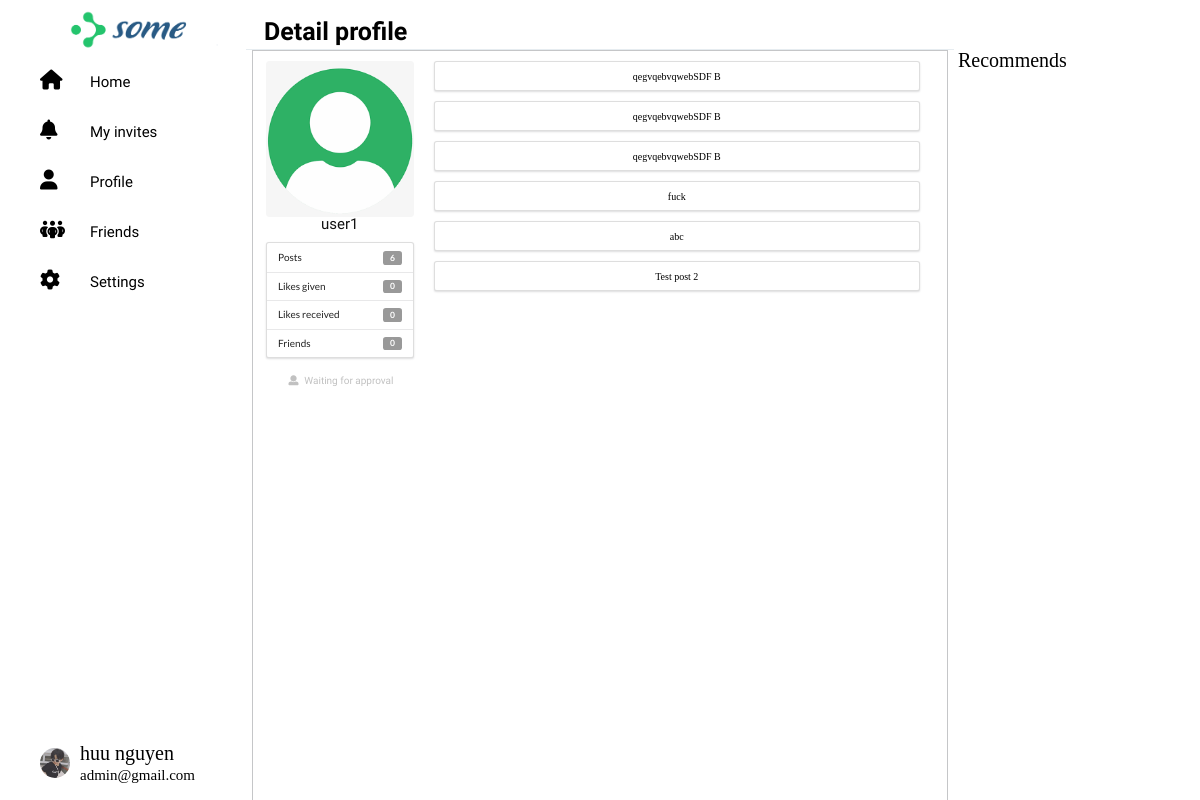
/user1/ (signed in), run on an earlier commit of the app's database.
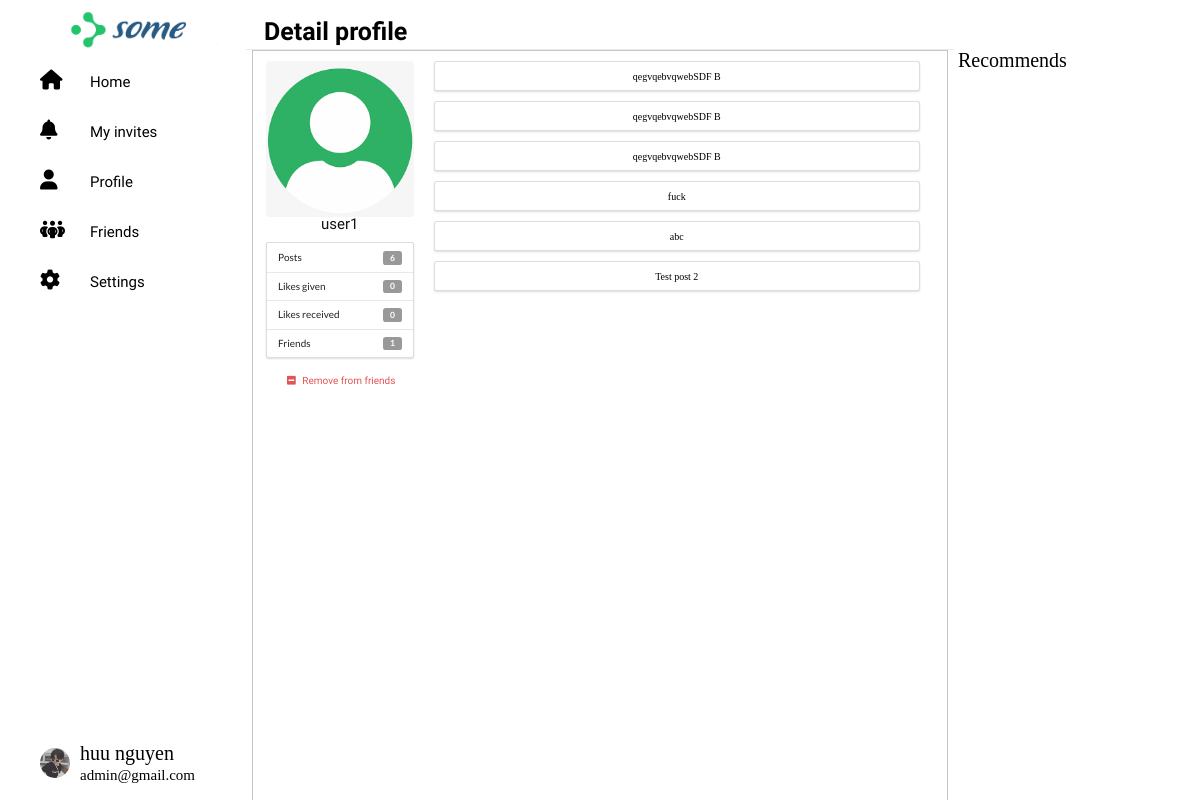
And on a later commit of the database.
### Home/models.py (models this page shows, shortened)
class Profile(models.Model):
    user = models.OneToOneField(User, null=True, on_delete=models.CASCADE)
    bio = models.TextField(default="No bio...", max_length=300, null=True, blank=True)
    ava_pic = models.ImageField(default='default_ava.png', upload_to="profile")
    background_pic = models.ImageField(default='default_background.png', upload_to="profile")
    friends = models.ManyToManyField(User, blank=True, related_name='friends')
    slug = models.SlugField(unique=True, blank=True)
    updated = models.DateTimeField(auto_now=True)
    created = models.DateTimeField(auto_now_add=True)
    objects = ProfileManager()
    def get_fullname(self):
        if self.user.first_name and self.user.last_name:
            return f"{self.user.first_name} {self.user.last_name}"
        return f"{self.user.username}"
    __initial_first_name = None
    __initial_last_name = None
    def __init__(self, *args, **kwargs):
        super().__init__(*args, **kwargs)
        self.__initial_first_name = self.user.first_name
        self.__initial_last_name = self.user.last_name
    def get_friends_no(self):
        return self.friends.all().count()
    def get_posts_no(self):
        return self.posts.all().count()
    def get_all_authors_posts(self):
        return self.posts.all()
    def get_likes_given_no(self):
        likes = self.like_set.all()
        total_liked = 0
        for item in likes:
            if item.value=='Like':
                total_liked += 1
        return total_liked
    def get_likes_received_no(self):
        posts = self.posts.all()
        total_liked = 0
        for item in posts:
            total_liked += item.liked.all().count()
        return total_liked

### Post/models.py (models this page shows, shortened)
class Post(models.Model):
    content = models.TextField()
    image = models.ImageField(upload_to='post', validators=[FileExtensionValidator(['png', 'jpg', 'jpeg'])], blank=True)
    liked = models.ManyToManyField(Profile, default=None, related_name='likes', blank=True)
    updated = models.DateTimeField(auto_now=True)
    created = models.DateTimeField(auto_now_add=True)
    author = models.ForeignKey(Profile, on_delete=models.CASCADE, related_name='posts')
    class Meta:
        ordering = ('-created', )

### Home/views.py (the view)
# urls.py: path('<slug>/', ProfileDetailView.as_view(), name='profile_detail_view'),
class ProfileDetailView(DetailView):
    model = Profile
    template_name = 'detail_profile.html'
    def get_object(self, slug=None):
        slug = self.kwargs.get('slug')
        profile = Profile.objects.get(slug=slug)
        return profile
    def get_context_data(self, **kwargs):
        context = super().get_context_data(**kwargs)
        user = User.objects.get(username__iexact=self.request.user)
        profile = Profile.objects.get(user=user)
        rel_r = Relationship.objects.filter(sender=profile)
        rel_s = Relationship.objects.filter(receiver=profile)
        rel_receiver = []
        rel_sender = []
        for item in rel_r:
            rel_receiver.append(item.receiver.user)
        for item in rel_s:
            rel_sender.append(item.sender.user)
        context["rel_receiver"] = rel_receiver
        context["rel_sender"] = rel_sender
        context['posts'] = self.get_object().get_all_authors_posts()
        context['len_posts'] = True if len(self.get_object().get_all_authors_posts()) > 0 else False
        return context

### Home/templates/detail_profile.html (shortened to what this page needs)
{% extends 'base.html' %}
{% block title %}
  Detail profile
{% endblock %}
{% block content %}
<div class="ui grid">
    <div class="row">
        <div class="four wide column">
            <img class="ui medium rounded image" src="{{object.ava_pic.url}}" alt="Avatar">
            <center>
                <strong><h1>{{object.get_fullname}}</h1></strong>
            </center>
            <div class="ui vertical fluid menu">
                <div class="item">
                    Posts
                    <div class="ui label">
                        {{object.get_posts_no}}
                    </div>
                </div>
                <div class="item">
                    Likes given
                    <div class="ui label">
                        {{object.get_likes_given_no}}
                    </div>
                </div>
                <div class="item">
                    Likes received
                    <div class="ui label">
                        {{object.get_likes_received_no}}
                    </div>
                </div>
                <div class="item">
                    Friends
                    <div class="ui label">
                        {{object.get_friends_no}}
                    </div>
                </div>
            </div>
            <center>
                {% if object.user in rel_receiver and request.user not in object.friends.all %}
                    <button class="button"><i class="user icon"></i>
                        Waiting for approval
                    </button>
                {% endif %}
                {% if request.user in object.friends.all %}
                    <form action="{% url 'remove_friend' %}" method="POST">
                        <button type="submit" class="button button__remove"><i class="minus square icon"></i>
                            Remove from friends
                        </button>
                    </form>
                {% endif %}
            </center>
        </div>
        <div class="twelve wide column">
            {% if len_posts %}
                {% for post in posts %}
                    <div class="segment ui fluid" style="height:3rem;">
                        {{post.content}}
                    </div>
                {% endfor %}
            {% else %}
                <strong><h1>No posts here...</h1></strong>
            {% endif %}
        </div>
    </div>
</div>
{% endblock %}

### Home/templates/base.html (shortened to what this page needs)
<!DOCTYPE html>
<html lang="en">
	<head>
		{%load static%}
		<link
			rel="stylesheet"
			href="https://cdnjs.cloudflare.com/ajax/libs/font-awesome/6.2.0/css/all.min.css"
 />
		<link rel="stylesheet" type='text/css' href="https://cdnjs.cloudflare.com/ajax/libs/semantic-ui/2.2.14/semantic.min.css">
		<link
			href="https://cdn.jsdelivr.net/npm/bootstrap@5.2.2/dist/css/bootstrap.min.css"
			rel="stylesheet"
 />
		<link rel="stylesheet" href="{% static 'css/reset.css'%}" />
		<link rel="stylesheet" href="{% static 'css/styles.css'%}" />
		<link rel="stylesheet" href="{% static 'css/styles2.css'%}" />
		<link rel="stylesheet" href="{% static 'css/profile.css'%}" />
		<link rel="stylesheet" href="{% static 'css/layout_light.css'%}" />
		<link rel="stylesheet" href="{% static 'css/styles3.css'%}" />
		<link rel="stylesheet" href="{% static 'css/responsive.css'%}" />
	</head>
	<body>
		<div class="socical">
			<img src="{% static 'img/logo_ver2.png'%}" alt="Logo" class="socical--logo" />
			<div class="category">{% include 'category.html' %}</div>
			<nav class="head heading">{% block title %}{% endblock %}</nav>
			<div class="main">{% block content %}{% endblock %}</div>
			<div class="box">{% include 'recommends.html' %}
			</div>
		</div>
	</body>
</html>

### Home/templates/category.html (shortened to what this page needs)
{% load static %}
  <div class="category__wrapper">
    <ul class="category-bar">
      <li class="category-item">
        <a class="category--link" href="{% url 'home' %}">
          <i class="fa-solid fa-house category__icon"></i>
          <span class="category__text">Home</span>
        </a>
      </li>
      <li class="category-item">
        <a class="category--link" href="{% url 'my_invites' %}">
          <i class="fa-solid fa-bell category__icon"></i>
          <span class="category__text">My invites</span>
        </a>
      </li>
      <li class="category-item">
        <a class="category--link" href="{% url 'profile' %}">
          <i class="fa-solid fa-user category__icon"></i>
          <span class="category__text">Profile</span>
        </a>
      </li>
      <li class="category-item">
        <a class="category--link" href="{% url 'friends_profiles_views' %}">
          <i class="fa-solid fa-people-group category__icon"></i>
          <span class="category__text">Friends</span>
        </a>
      </li>
      <div class="category-item item_setting"  onmouseover="mouseOverToggle()" onmouseleave="mouseOutToggle()">
        <a class="category--link">
          <i class="fa-solid fa-gear category__icon"></i>
          <span class="category__text" data-toggle="bottom-left">Settings</span>
        </a>
      </div>
    </div>
    {% if user.username %}
      <div class="infor">
        <div class="infor__wrap">
          {% if user.profile.ava_pic %}
          <a href="{% url 'profile' %}">
            <img src="{{user.profile.ava_pic.url}}" alt="Avatar_small" class="infor__avatar" />
          </a>
          {% else %}
            <img src="{% static 'img/default_ava.png' %}" alt="Avatar_small" class="infor__avatar" />
          {% endif %}
          <div class="infor__block">
            <a href="{% url 'profile' %}" style="color:black;">
            <h3 class="infor__stitle">{{user.profile.get_fullname}}</h3>
          </a>
            <span class="infor__desc">{{user.email}}</span>
          </div>
        </div>
      </div>
    {% endif %}

### Home/templates/recommends.html
<div class="box__search">
<h2 class="recomment__title">Recommends</h2>
</div>

### static/css/styles.css (style rules this page uses)
b, strong { font-weight: bolder; font-size: 15px; }
.head { height: 4vh; }
.heading { position: fixed; width: 47.255%; top: 0px; padding: 18px; border-bottom: .5px solid #e6ecf0; line-height: .7em; font-weight: 800; background-color: #121212; z-index: 1000; }

### static/css/profile.css (style rules this page uses)
b, strong { color: #121212; font-weight: bolder; font-size: 15px; }
.head { height: 4vh; }

### static/css/layout_light.css (style rules this page uses)
html { font-size: 62.5%; }
* { box-sizing: border-box; }
body { font-weight: normal; background-color: #ffffff; min-height: 100vh; max-width: 100%; min-height: 100vh; }
a { text-decoration: none; }
img { display: block; max-width: 100%; }
input, textarea, button, select { padding: 3rem; font-family: "Poppins", sans-serif; font-weight: normal; outline: none; }
.socical { width: 100%; height: 100vh; background-color: #ffffff; padding: 5rem 5rem 0 5rem; color: #000000; position: relative; display: grid; grid-template-columns: 20% 60% 20%; }
.socical--logo { content: ""; position: absolute; left: 7rem; top: 3rem; transform: translateY(-50%); cursor: pointer; width: 20rem; height: 40px; }
.socical .category { padding: 2rem 2rem 2rem 2rem; font-size: 2rem; position: relative; }
.socical .category-item { height: 100%; width: 100%; margin-bottom: 2rem; cursor: pointer; transition: all 0.2s linear; }
.socical .category__icon { margin: 0; width: 3rem; height: 3rem; }
.socical .category__text { margin-left: 1.5rem; font-size: 1.5rem; }
.socical .category--link { color: #000000; }
.socical .infor { display: flex; align-items: center; justify-content: space-between; flex-direction: row; flex-wrap: wrap; width: 75%; position: absolute; top: 95%; transform: translateY(-50%); }
.socical .infor__avatar { width: 3rem; height: 3rem; border-radius: 3rem; object-fit: cover; }
.socical .infor__wrap { display: flex; align-items: center; justify-content: flex-start; flex-direction: row; flex-wrap: nowrap; }
.socical .infor__desc { font-size: 1.5rem; }
.socical .infor__block { margin-left: 1rem; }
.socical .main { border-left: 1px solid #c5c6c8; border-right: 1px solid #c5c6c8; border-top: 1px solid #c5c6c8; padding: 1rem 2rem 0 2rem; overflow-y: auto; }
.socical .box { padding-left: 4rem; }
.socical .box__search { position: relative; }

### static/css/styles3.css (style rules this page uses)
.segment { width: 100%; height: 20rem; border-bottom: 2px solid black; margin-top: 2rem; display: flex; align-items: flex-start; justify-content: center; flex-direction: row; flex-wrap: nowrap; }
.button { width: 15rem; height: 2.5rem; display: inline-block; min-height: 1em; outline: 0; border: none; padding: 0.5rem; border-radius: 5px; border: 10px #197; font-weight: bold; font-size: 1rem; cursor: pointer; transition: all 0.2s linear; text-shadow: none; background-image: none; color: rgb(193, 193, 193); background-color: #ffffff; box-shadow: 0 0 0 0 rgba(34, 36, 38, 0.15) inset; }
.button__remove { transition: all 0.2s linear; background-color: #ffffff; color: rgb(226, 83, 83); border: 1px rgb(226, 83, 83); }
.recomment__title { font-size: 2rem; }
.heading { position: fixed; font-size: 2.5rem; width: 57%; height: 50px; top: 5px; left: 22%; padding: 1.8rem; line-height: 0.7em; font-weight: 800; background-color: #ffffff; z-index: 1000; }

### static/css/responsive.css (style rules this page uses)
:root { --forn_text: "Source Sans Pro", sans-serif; }
.head.heading { font-family: var(--forn_text); font-weight: 600; }
.category__text { font-family: var(--forn_text); font-weight: 400; }
.button { font-family: var(--forn_text); font-weight: 400; }
b, strong { font-family: var(--forn_text); font-weight: 500; }
@media screen and (max-width: 1365px) { .socical { transition: all 0.2s linear; display: grid; grid-template-columns: 1fr 3fr 1fr; } }
@media screen and (max-width: 1365px) { .heading { width: 56%; } }
@media screen and (max-width: 1280px) { .socical { transition: all 0.2s linear; display: grid; grid-template-columns: 1fr 3fr 1fr; padding: 5rem 2rem 0rem 2rem; } }
@media screen and (max-width: 1280px) { .socical .box { padding: 0rem 0rem 0rem 1rem; } }
@media screen and (max-width: 1280px) { .heading { font-size: 2.5rem; width: 59%; height: 45px; top: 5px; left: 20.5%; } }

What changed in the data, as far as the page shows it:
changed Profile "user1": get_friends_no "0" → "1"
Also different on the page:
text no longer shown: "Waiting for approval"
text now shown: "Remove from friends"
